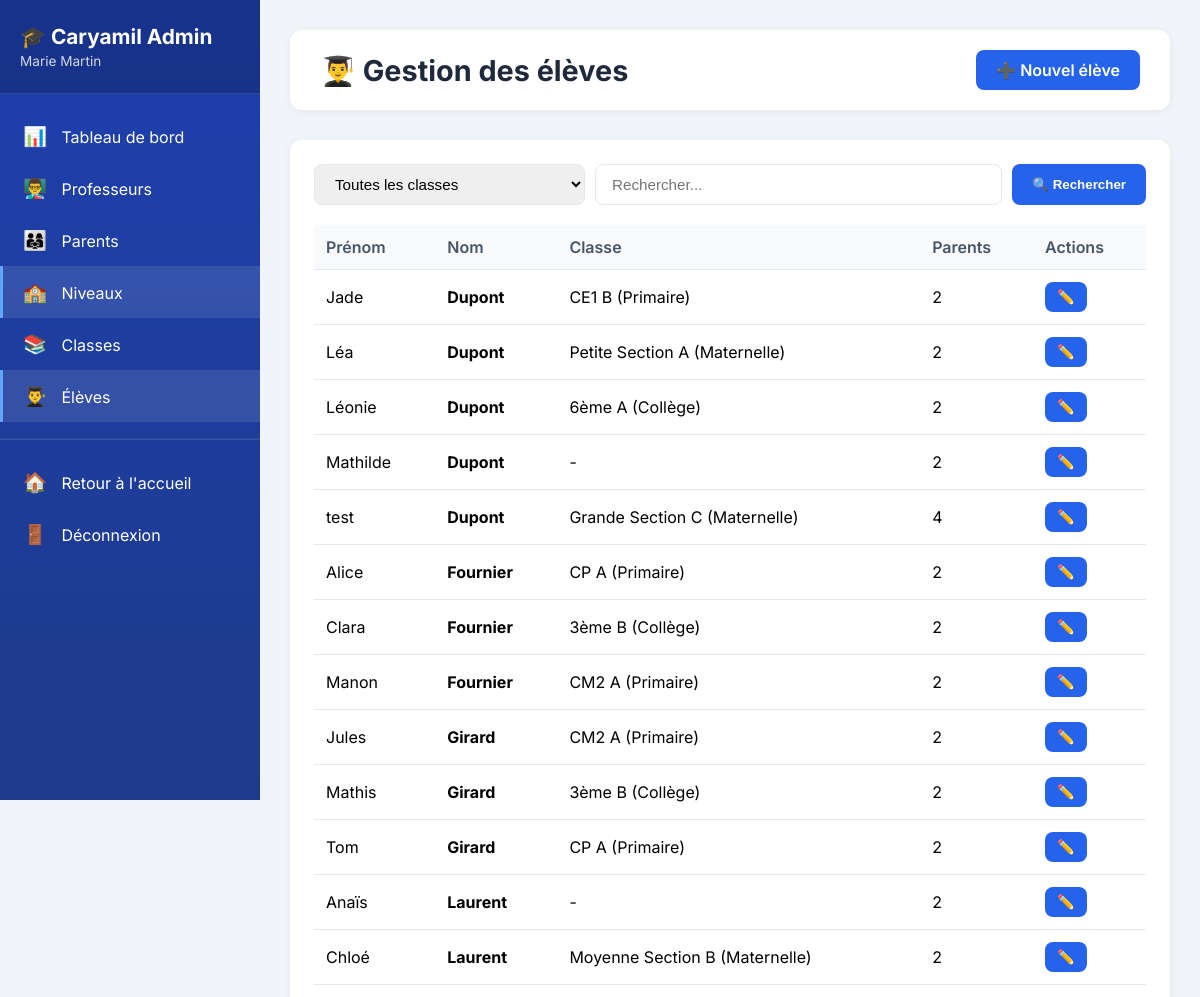
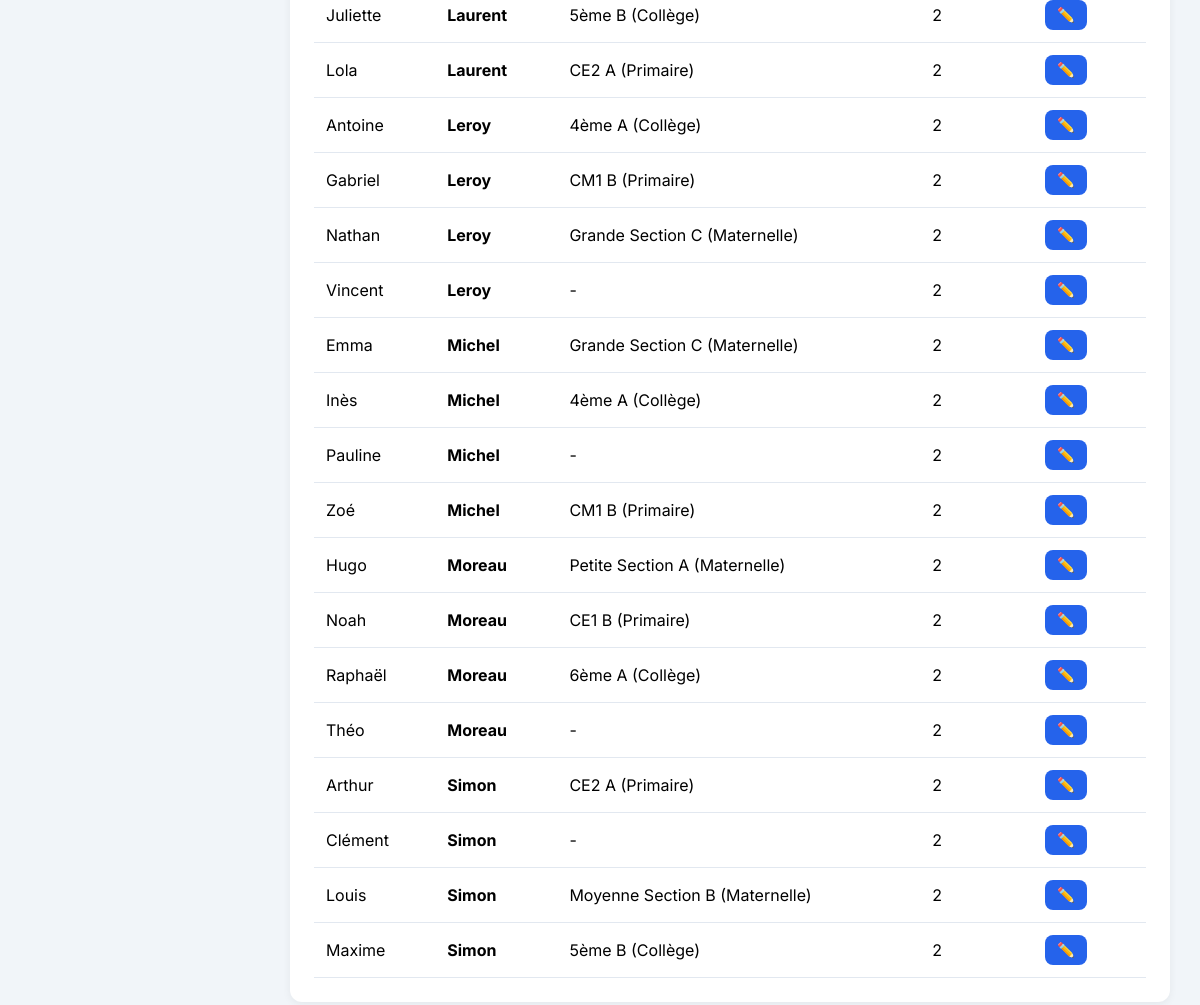
Screenshot of /niveaux/administration/eleves/ (signed in) with the database file from the repository (2 pictures, top to bottom).
### accounts/models.py (models this page shows, shortened)
class CustomUser(AbstractUser):
    is_parent = models.BooleanField(default=False, verbose_name="Est parent")
    is_teacher = models.BooleanField(default=False, verbose_name="Est professeur")
    is_director = models.BooleanField(default=False, verbose_name="Est directeur")

### school_core/models.py (models this page shows, shortened)
class Student(models.Model):
    first_name = models.CharField(max_length=50, verbose_name="Prénom")
    last_name = models.CharField(max_length=50, verbose_name="Nom")
    date_of_birth = models.DateField(null=True, blank=True, verbose_name="Date de naissance")
    classroom = models.ForeignKey(
        Classroom,
        on_delete=models.SET_NULL,
        null=True,
        blank=True,
        related_name='students'
    )
    parents = models.ManyToManyField(
        settings.AUTH_USER_MODEL,
        related_name='children',
        limit_choices_to={'is_parent': True},
        blank=True
    )
    photo = models.ImageField(upload_to='students/%Y/', blank=True, null=True)
    class Meta:
        verbose_name = "Élève"
        verbose_name_plural = "Élèves"
        ordering = ['last_name', 'first_name']

class Classroom(models.Model):
    level = models.ForeignKey(SchoolLevel, on_delete=models.CASCADE, related_name='classrooms')
    name = models.CharField(max_length=50)
    teacher = models.ForeignKey(
        settings.AUTH_USER_MODEL,
        on_delete=models.SET_NULL,
        null=True,
        blank=True,
        limit_choices_to={'is_teacher': True},
        related_name='taught_classes'
    )
    school_year = models.CharField(max_length=9, default='2025-2026')
    class Meta:
        verbose_name = "Classe"
        verbose_name_plural = "Classes"
        ordering = ['level', 'name']
    def __str__(self):
        return f"{self.name} ({self.level.name})"

class SchoolLevel(models.Model):
    name = models.CharField(max_length=50, unique=True)
    slug = models.SlugField(unique=True)
    description = models.TextField(blank=True)
    class Meta:
        verbose_name = "Niveau scolaire"
        verbose_name_plural = "Niveaux scolaires"
        ordering = ['id']

### interfaces/views_admin.py (the view)
# urls.py: path('administration/eleves/', views_admin.admin_students_list, name='admin_students_list'),
@login_required
def admin_students_list(request):
    if not user_is_admin(request.user):
        messages.error(request, "Accès refusé.")
        return redirect('niveau_selector')
    class_id = request.GET.get('class', '')
    search = request.GET.get('search', '')
    students = Student.objects.select_related('classroom', 'classroom__level').prefetch_related('parents').order_by('last_name', 'first_name')
    if class_id:
        students = students.filter(classroom_id=class_id)
    if search:
        students = students.filter(
            Q(first_name__icontains=search) |
            Q(last_name__icontains=search)
        )
    classes = Classroom.objects.select_related('level').order_by('level', 'name')
    context = {
        'students': students,
        'classes': classes,
        'selected_class': class_id,
        'search': search,
    }
    return render(request, 'admin/students_list.html', context)

### interfaces/views_admin.py (called while the page is built)
def user_is_admin(user):
    return user.is_superuser or user.is_director

### interfaces/templates/admin/students_list.html (shortened to what this page needs)
{% extends 'admin/base.html' %}
{% block content %}
<div class="top-bar">
    <h1 class="page-title">👨‍🎓 Gestion des élèves</h1>
    <a href="{% url 'admin_student_create' %}" class="btn btn-primary">➕ Nouvel élève</a>
</div>
<div class="card">
    <form method="get" class="search-bar">
        <select name="class">
            <option value="">Toutes les classes</option>
        </select>
        <input type="text" name="search" placeholder="Rechercher..." value="{{ search }}">
        <button type="submit" class="btn btn-primary">🔍 Rechercher</button>
    </form>
    <table>
        <thead>
            <tr><th>Prénom</th><th>Nom</th><th>Classe</th><th>Parents</th><th>Actions</th></tr>
        </thead>
        <tbody>
            {% for student in students %}
            <tr>
                <td>{{ student.first_name }}</td>
                <td><strong>{{ student.last_name }}</strong></td>
                <td>{{ student.classroom|default:"-" }}</td>
                <td>{{ student.parents.count }}</td>
                <td><a href="{% url 'admin_student_edit' student.id %}" class="btn btn-sm btn-primary">✏️</a></td>
            </tr>
            {% empty %}
            <tr><td colspan="5" style="text-align: center; color: #64748b;">Aucun élève</td></tr>
            {% endfor %}
        </tbody>
    </table>
</div>
{% endblock %}

### interfaces/templates/admin/base.html (shortened to what this page needs)
{% load static %}
<!DOCTYPE html>
<html lang="fr">
<head>
</head>
<body>
    <div class="admin-layout">
        <div class="sidebar">
            <div class="sidebar-header">
                <h2>🎓 Caryamil Admin</h2>
                <p>{{ user.get_full_name|default:user.username }}</p>
            </div>
            <nav class="sidebar-nav">
                <a href="{% url 'admin_dashboard' %}" class="nav-item {% if request.resolver_match.url_name == 'admin_dashboard' %}active{% endif %}">
                    <span>📊</span> Tableau de bord
                </a>
                <a href="{% url 'admin_teachers_list' %}" class="nav-item {% if 'professeur' in request.path %}active{% endif %}">
                    <span>👨‍🏫</span> Professeurs
                </a>
                <a href="{% url 'admin_parents_list' %}" class="nav-item {% if 'parent' in request.path %}active{% endif %}">
                    <span>👨‍👩‍👧</span> Parents
                </a>
                <a href="{% url 'admin_levels_list' %}" class="nav-item {% if 'niveau' in request.path %}active{% endif %}">
                    <span>🏫</span> Niveaux
                </a>
                <a href="{% url 'admin_classes_list' %}" class="nav-item {% if 'classe' in request.path %}active{% endif %}">
                    <span>📚</span> Classes
                </a>
                <a href="{% url 'admin_students_list' %}" class="nav-item {% if 'eleve' in request.path %}active{% endif %}">
                    <span>👨‍🎓</span> Élèves
                </a>
                <hr style="border-color: rgba(255,255,255,0.1); margin: 16px 0;">
                <a href="{% url 'niveau_selector' %}" class="nav-item">
                    <span>🏠</span> Retour à l'accueil
                </a>
                <a href="{% url 'logout' %}" class="nav-item">
                    <span>🚪</span> Déconnexion
                </a>
            </nav>
        </div>
        <div class="main-content">
            {% block content %}{% endblock %}
        </div>
    </div>
</body>
</html>

### interfaces/templates/admin/base.html (style rules this page uses)
* { margin: 0; padding: 0; box-sizing: border-box; }
body { font-family: 'Inter', sans-serif; background: #f1f5f9; min-height: 100vh; }
.admin-layout { display: flex; min-height: 100vh; }
.sidebar { width: 260px; background: linear-gradient(180deg, #1e40af 0%, #1e3a8a 100%); color: white; padding: 0; position: fixed; height: 100vh; overflow-y: auto; }
.sidebar-header { padding: 24px 20px; background: rgba(0,0,0,0.2); border-bottom: 1px solid rgba(255,255,255,0.1); }
.sidebar-header h2 { font-size: 1.3em; margin-bottom: 4px; }
.sidebar-header p { font-size: 0.85em; opacity: 0.8; }
.sidebar-nav { padding: 16px 0; }
.nav-item { display: block; padding: 14px 20px; color: white; text-decoration: none; transition: all 0.2s; border-left: 3px solid transparent; }
.nav-item:hover, .nav-item.active { background: rgba(255,255,255,0.1); border-left-color: #60a5fa; }
.nav-item span { margin-right: 10px; font-size: 1.2em; }
.main-content { margin-left: 260px; flex: 1; padding: 30px; }
.top-bar { background: white; padding: 20px 30px; border-radius: 12px; margin-bottom: 30px; display: flex; justify-content: space-between; align-items: center; box-shadow: 0 2px 8px rgba(0,0,0,0.06); }
.page-title { font-size: 1.8em; color: #1e293b; }
.btn { padding: 10px 20px; border: none; border-radius: 8px; font-weight: 600; cursor: pointer; text-decoration: none; display: inline-block; transition: all 0.2s; }
.btn-primary { background: #2563eb; color: white; }
.btn-sm { padding: 6px 12px; font-size: 0.9em; }
.card { background: white; padding: 24px; border-radius: 12px; box-shadow: 0 2px 8px rgba(0,0,0,0.06); margin-bottom: 20px; }
table { width: 100%; border-collapse: collapse; }
th, td { text-align: left; padding: 12px; border-bottom: 1px solid #e2e8f0; }
th { background: #f8fafc; font-weight: 600; color: #475569; }
.search-bar { display: flex; gap: 10px; margin-bottom: 20px; }
.search-bar input, .search-bar select { padding: 10px 16px; border: 1px solid #e2e8f0; border-radius: 8px; font-size: 0.95em; }
.search-bar input { flex: 1; }

### rows the page displays
CustomUser: get_full_name "Marie Martin"
Student: first_name "Jade", last_name "Dupont", classroom "CE1 B (Primaire)", parents.count "2"
Student: first_name "Léa", last_name "Dupont", classroom "Petite Section A (Maternelle)", parents.count "2"
Student: first_name "Léonie", last_name "Dupont", classroom "6ème A (Collège)", parents.count "2"
Student: first_name "Mathilde", last_name "Dupont", classroom "-", parents.count "2"
Student: first_name "test", last_name "Dupont", classroom "Grande Section C (Maternelle)", parents.count "4"
Student: first_name "Alice", last_name "Fournier", classroom "CP A (Primaire)", parents.count "2"
Student: first_name "Clara", last_name "Fournier", classroom "3ème B (Collège)", parents.count "2"
Student: first_name "Manon", last_name "Fournier", classroom "CM2 A (Primaire)", parents.count "2"
Student: first_name "Jules", last_name "Girard", classroom "CM2 A (Primaire)", parents.count "2"
Student: first_name "Mathis", last_name "Girard", classroom "3ème B (Collège)", parents.count "2"
Student: first_name "Tom", last_name "Girard", classroom "CP A (Primaire)", parents.count "2"
Student: first_name "Anaïs", last_name "Laurent", classroom "-", parents.count "2"
Student: first_name "Chloé", last_name "Laurent", classroom "Moyenne Section B (Maternelle)", parents.count "2"
Student: first_name "Juliette", last_name "Laurent", classroom "5ème B (Collège)", parents.count "2"
Student: first_name "Lola", last_name "Laurent", classroom "CE2 A (Primaire)", parents.count "2"
Student: first_name "Antoine", last_name "Leroy", classroom "4ème A (Collège)", parents.count "2"
Student: first_name "Gabriel", last_name "Leroy", classroom "CM1 B (Primaire)", parents.count "2"
Student: first_name "Nathan", last_name "Leroy", classroom "Grande Section C (Maternelle)", parents.count "2"
Student: first_name "Vincent", last_name "Leroy", classroom "-", parents.count "2"
Student: first_name "Emma", last_name "Michel", classroom "Grande Section C (Maternelle)", parents.count "2"
Student: first_name "Inès", last_name "Michel", classroom "4ème A (Collège)", parents.count "2"
Student: first_name "Pauline", last_name "Michel", classroom "-", parents.count "2"
Student: first_name "Zoé", last_name "Michel", classroom "CM1 B (Primaire)", parents.count "2"
Student: first_name "Hugo", last_name "Moreau", classroom "Petite Section A (Maternelle)", parents.count "2"
Student: first_name "Noah", last_name "Moreau", classroom "CE1 B (Primaire)", parents.count "2"
Student: first_name "Raphaël", last_name "Moreau", classroom "6ème A (Collège)", parents.count "2"
Student: first_name "Théo", last_name "Moreau", classroom "-", parents.count "2"
Student: first_name "Arthur", last_name "Simon", classroom "CE2 A (Primaire)", parents.count "2"
Student: first_name "Clément", last_name "Simon", classroom "-", parents.count "2"
Student: first_name "Louis", last_name "Simon", classroom "Moyenne Section B (Maternelle)", parents.count "2"
Student: first_name "Maxime", last_name "Simon", classroom "5ème B (Collège)", parents.count "2"
